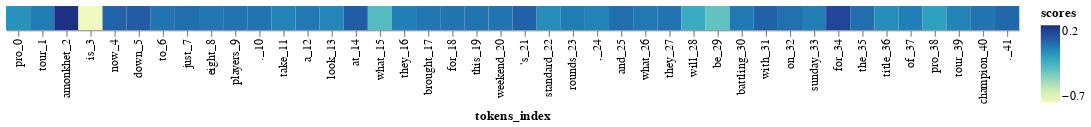

The code cell stored with this chart in its notebook:
### Code cell
interpret_sentence_altair(test_string2, true_label=0)

### Figure 1 — Vega-Lite specification as saved in the notebook (floating-point values rounded to 4 significant figures)
{"config": {"view": {"continuousWidth": 400, "continuousHeight": 300}}, "data": {"name": "data-ba2fed630d5f3175f4d6e5706b695d5e"}, "mark": "rect", "encoding": {"color": {"type": "quantitative", "field": "scores"}, "x": {"type": "ordinal", "field": "tokens_index", "sort": null}}, "$schema": "https://vega.github.io/schema/vega-lite/v4.8.1.json", "datasets": {"data-ba2fed630d5f3175f4d6e5706b695d5e": [{"tokens": "pro", "scores": [-0.09152], "tokens_index": "pro_0"}, {"tokens": "tour", "scores": [-0.02119], "tokens_index": "tour_1"}, {"tokens": "amonkhet", "scores": [0.2287], "tokens_index": "amonkhet_2"}, {"tokens": "is", "scores": [-0.6578], "tokens_index": "is_3"}, {"tokens": "now", "scores": [0.05153], "tokens_index": "now_4"}, {"tokens": "down", "scores": [0.07634], "tokens_index": "down_5"}, {"tokens": "to", "scores": [-0.0009238], "tokens_index": "to_6"}, {"tokens": "just", "scores": [0.02125], "tokens_index": "just_7"}, {"tokens": "eight", "scores": [-0.00364], "tokens_index": "eight_8"}, {"tokens": "players", "scores": [0.006287], "tokens_index": "players_9"}, {"tokens": ".", "scores": [0.006507], "tokens_index": "._10"}, {"tokens": "take", "scores": [-0.04158], "tokens_index": "take_11"}, {"tokens": "a", "scores": [-0.009176], "tokens_index": "a_12"}, {"tokens": "look", "scores": [-0.05086], "tokens_index": "look_13"}, {"tokens": "at", "scores": [0.07705], "tokens_index": "at_14"}, {"tokens": "what", "scores": [-0.253], "tokens_index": "what_15"}, {"tokens": "they", "scores": [-0.03095], "tokens_index": "they_16"}, {"tokens": "brought", "scores": [-0.003066], "tokens_index": "brought_17"}, {"tokens": "for", "scores": [-0.001838], "tokens_index": "for_18"}, {"tokens": "this", "scores": [0.001791], "tokens_index": "this_19"}, {"tokens": "weekend", "scores": [0.0], "tokens_index": "weekend_20"}, {"tokens": "'s", "scores": [0.0567], "tokens_index": "'s_21"}, {"tokens": "standard", "scores": [-0.07007], "tokens_index": "standard_22"}, {"tokens": "rounds", "scores": [-0.02145], "tokens_index": "rounds_23"}, {"tokens": ",", "scores": [-0.04172], "tokens_index": ",_24"}, {"tokens": "and", "scores": [0.01972], "tokens_index": "and_25"}, {"tokens": "what", "scores": [-0.008592], "tokens_index": "what_26"}, {"tokens": "they", "scores": [0.005423], "tokens_index": "they_27"}, {"tokens": "will", "scores": [-0.1767], "tokens_index": "will_28"}, {"tokens": "be", "scores": [-0.2867], "tokens_index": "be_29"}, {"tokens": "battling", "scores": [-0.01233], "tokens_index": "battling_30"}, {"tokens": "with", "scores": [0.05846], "tokens_index": "with_31"}, {"tokens": "on", "scores": [0.01448], "tokens_index": "on_32"}, {"tokens": "sunday", "scores": [-0.02692], "tokens_index": "sunday_33"}, {"tokens": "for", "scores": [0.1468], "tokens_index": "for_34"}, {"tokens": "the", "scores": [0.01637], "tokens_index": "the_35"}, {"tokens": "title", "scores": [-0.07296], "tokens_index": "title_36"}, {"tokens": "of", "scores": [-0.03129], "tokens_index": "of_37"}, {"tokens": "pro", "scores": [-0.1371], "tokens_index": "pro_38"}, {"tokens": "tour", "scores": [-0.0393], "tokens_index": "tour_39"}, {"tokens": "champion", "scores": [0.0009784], "tokens_index": "champion_40"}, {"tokens": ".", "scores": [0.03915], "tokens_index": "._41"}]}}
